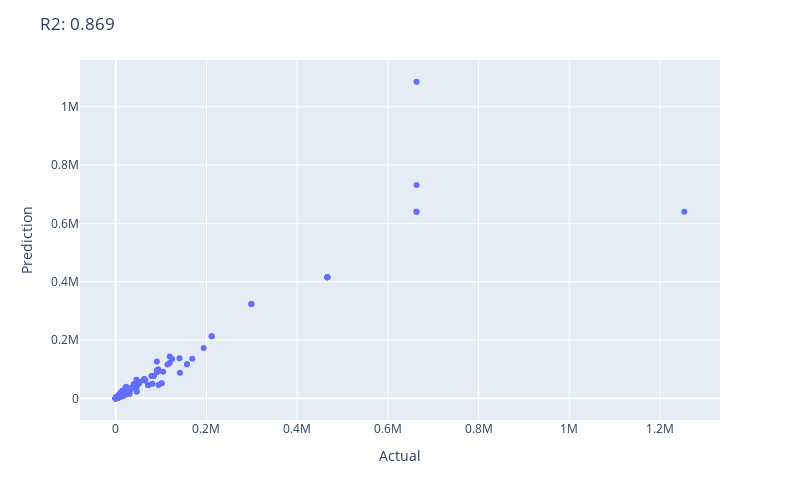

Notebook code for this chart:
### Code cell
#### RUN AFTER EXERCISE 2.2.2.2.1 ####
fig = px.scatter(x=y_test, y=y_pred,
                 labels={
                     "y": "Prediction",
                     "x": "Actual"
                 })
fig.update_layout(
  autosize=False,
  width=800,
  height=500,
  title='R2: {:.3f}'.format(r2_score(y_test, y_pred))
  )

### Figure 1 — Plotly figure (JSON) as saved in the notebook; plotly's stock layout.template omitted (floating-point values rounded to 4 significant figures; data arrays with more than 128 entries replaced by an {"elided": "..."} marker saying what was removed)
{"data": [{"hovertemplate": "Actual=%{x}<br>Prediction=%{y}<extra></extra>", "legendgroup": "", "marker": {"color": "#636efa", "symbol": "circle"}, "mode": "markers", "name": "", "orientation": "v", "showlegend": false, "type": "scatter", "x": {"elided": "501 float values"}, "xaxis": "x", "y": {"elided": "501 float values"}, "yaxis": "y"}], "layout": {"autosize": false, "height": 500, "legend": {"tracegroupgap": 0}, "margin": {"t": 60}, "title": {"text": "R2: 0.869"}, "width": 800, "xaxis": {"anchor": "y", "autorange": true, "domain": [0, 1], "range": [-78810.0, 1332000.0], "title": {"text": "Actual"}, "type": "linear"}, "yaxis": {"anchor": "x", "autorange": true, "domain": [0, 1], "range": [-74280.0, 1160000.0], "title": {"text": "Prediction"}, "type": "linear"}}}
